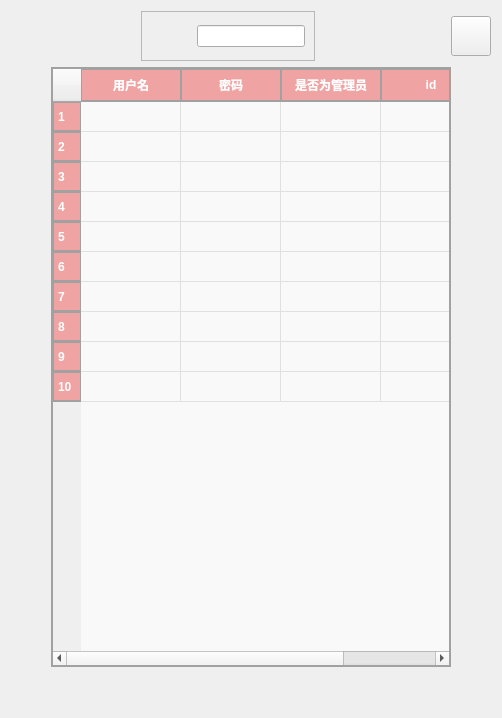
           <widget class="QWidget" name="page_2">
            <layout class="QVBoxLayout" name="verticalLayout_6">
             <item>
              <layout class="QHBoxLayout" name="horizontalLayout_13">
               <item>
                <spacer name="horizontalSpacer_15">
                 <property name="orientation">
                  <enum>Qt::Horizontal</enum>
                 </property>
                 <property name="sizeHint" stdset="0">
                  <size>
                   <width>40</width>
                   <height>20</height>
                  </size>
                 </property>
                </spacer>
               </item>
               <item>
                <widget class="QFrame" name="frame_user_name_2">
                 <property name="frameShape">
                  <enum>QFrame::StyledPanel</enum>
                 </property>
                 <property name="frameShadow">
                  <enum>QFrame::Raised</enum>
                 </property>
                 <layout class="QGridLayout" name="gridLayout_5">
                  <item row="0" column="0">
                   <layout class="QHBoxLayout" name="horizontalLayout_12">
                    <item>
                     <spacer name="horizontalSpacer_22">
                      <property name="orientation">
                       <enum>Qt::Horizontal</enum>
                      </property>
                      <property name="sizeType">
                       <enum>QSizePolicy::Fixed</enum>
                      </property>
                      <property name="sizeHint" stdset="0">
                       <size>
                        <width>10</width>
                        <height>20</height>
                       </size>
                      </property>
                     </spacer>
                    </item>
                    <item>
                     <widget class="QLabel" name="label_user_name_2">
                      <property name="sizePolicy">
                       <sizepolicy hsizetype="Fixed" vsizetype="Fixed">
                        <horstretch>0</horstretch>
                        <verstretch>0</verstretch>
                       </sizepolicy>
                      </property>
                      <property name="minimumSize">
                       <size>
                        <width>30</width>
                        <height>30</height>
                       </size>
                      </property>
                      <property name="maximumSize">
                       <size>
                        <width>30</width>
                        <height>30</height>
                       </size>
                      </property>
                      <property name="styleSheet">
                       <string notr="true">border-image: url(:/image/user_name.png);</string>
                      </property>
                      <property name="text">
                       <string/>
                      </property>
                     </widget>
                    </item>
                    <item>
                     <widget class="QLineEdit" name="user_name_2"/>
                    </item>
                   </layout>
                  </item>
                 </layout>
                </widget>
               </item>
               <item>
                <spacer name="horizontalSpacer_14">
                 <property name="orientation">
                  <enum>Qt::Horizontal</enum>
                 </property>
                 <property name="sizeHint" stdset="0">
                  <size>
                   <width>40</width>
                   <height>20</height>
                  </size>
                 </property>
                </spacer>
               </item>
               <item>
                <widget class="QPushButton" name="Btn_refresh_admin">
                 <property name="sizePolicy">
                  <sizepolicy hsizetype="Fixed" vsizetype="Fixed">
                   <horstretch>0</horstretch>
                   <verstretch>0</verstretch>
                  </sizepolicy>
                 </property>
                 <property name="minimumSize">
                  <size>
                   <width>40</width>
                   <height>40</height>
                  </size>
                 </property>
                 <property name="maximumSize">
                  <size>
                   <width>40</width>
                   <height>40</height>
                  </size>
                 </property>
                 <property name="text">
                  <string/>
                 </property>
                 <property name="icon">
                  <iconset>
                   <normaloff>../image/刷新.png</normaloff>../image/刷新.png</iconset>
                 </property>
                 <property name="iconSize">
                  <size>
                   <width>32</width>
                   <height>32</height>
                  </size>
                 </property>
                </widget>
               </item>
              </layout>
             </item>
             <item>
              <layout class="QHBoxLayout" name="horizontalLayout_14">
               <item>
                <spacer name="horizontalSpacer_16">
                 <property name="orientation">
                  <enum>Qt::Horizontal</enum>
                 </property>
                 <property name="sizeType">
                  <enum>QSizePolicy::Fixed</enum>
                 </property>
                 <property name="sizeHint" stdset="0">
                  <size>
                   <width>40</width>
                   <height>20</height>
                  </size>
                 </property>
                </spacer>
               </item>
               <item>
                <widget class="QTableWidget" name="table_admin">
                 <property name="sizePolicy">
                  <sizepolicy hsizetype="Expanding" vsizetype="Expanding">
                   <horstretch>0</horstretch>
                   <verstretch>0</verstretch>
                  </sizepolicy>
                 </property>
                 <property name="minimumSize">
                  <size>
                   <width>400</width>
                   <height>600</height>
                  </size>
                 </property>
                 <property name="maximumSize">
                  <size>
                   <width>2000</width>
                   <height>1000</height>
                  </size>
                 </property>
                 <property name="styleSheet">
                  <string notr="true">#table_feedback{ background-color: rgb(37,85,177); }

/* 设置表格的基本样式 */  
QTableView {  
border-image:url(:/res/pic/background-1.png);
    background-color: #f9f9f9; /* 背景色 */  
    border: 2px solid #a1a1a1; /* 边框 */  
    gridline-color: #e0e0e0; /* 网格线颜色 */  
    selection-background-color: #88d8b0; /* 选中项背景色 */  
    selection-color: #ffffff; /* 选中项文字颜色 */  
}  
  
/* 设置表头样式 */  
QHeaderView::section {  
    background-color: #f0a3a3; /* 背景色 */  
    color: #ffffff; /* 文字颜色 */  
    border: 1px solid #a1a1a1; /* 边框 */  
    border-bottom: 2px solid #a1a1a1; /* 底边框加粗 */  
    padding: 4px; /* 内边距 */  
    font-weight: bold; /* 字体加粗 */  
}  
  
/* 设置表格项的样式 */  
QTableView::item {  
    border: none; /* 无边框 */  
    padding: 4px; /* 内边距 */  
	background-color: transparent; 
}  
  
/* 奇数行样式 */  
QTableView::item:nth-child(odd) {  
    background-color: #e9e9e9; /* 奇数行背景色 */  
}  
  
/* 偶数行样式 */  
QTableView::item:nth-child(even) {  
    background-color: #f5f5f5; /* 偶数行背景色 */  
}  
  
/* 鼠标悬停时的样式 */  
QTableView::item:hover {  
    background-color: #c8e6c9; /* 鼠标悬停时的背景色 */  
}  
  
/* 选中项的样式（当与selection-background-color不同时使用）*/  
QTableView::item:selected {  
    background-color: #a5d6a7; /* 选中项背景色 */  
}  
  
/* 自定义滚动条样式 */  
QScrollBar:vertical {  
    border: none; /* 无边框 */  
    background: #f0f0f0; /* 背景色 */  
    width: 15px; /* 宽度 */  
    margin: 0px 0px 0px 0px; /* 边距 */  
}  
  
QScrollBar::handle:vertical {  
    background: #a8a8a8; /* 滑块背景色 */  
    min-height: 20px; /* 最小高度 */  
}  
  
QScrollBar::add-line:vertical {  
    border: none; /* 无边框 */  
    background: none; /* 无背景 */  
    height: 0px; /* 高度 */  
    subcontrol-position: bottom; /* 位置 */  
    subcontrol-origin: margin; /* 起始位置 */  
}  
  
QScrollBar::sub-line:vertical {  
    border: none; /* 无边框 */  
    background: none; /* 无背景 */  
    height: 0px; /* 高度 */  
    subcontrol-position: top; /* 位置 */  
    subcontrol-origin: margin; /* 起始位置 */  
}  
  
QScrollBar::up-arrow:vertical, QScrollBar::down-arrow:vertical {  
    border: none; /* 无边框 */  
    background: none; /* 无背景 */  
    height: 0px; /* 高度 */  
}  
  
QScrollBar::add-page:vertical, QScrollBar::sub-page:vertical {  
    background: none; /* 无背景 */  
}

</string>
                 </property>
                 <property name="editTriggers">
                  <set>QAbstractItemView::DoubleClicked</set>
                 </property>
                 <property name="rowCount">
                  <number>10</number>
                 </property>
                 <property name="columnCount">
                  <number>4</number>
                 </property>
                 <attribute name="horizontalHeaderStretchLastSection">
                  <bool>true</bool>
                 </attribute>
                 <row/>
                 <row/>
                 <row/>
                 <row/>
                 <row/>
                 <row/>
                 <row/>
                 <row/>
                 <row/>
                 <row/>
                 <column>
                  <property name="text">
                   <string>用户名</string>
                  </property>
                 </column>
                 <column>
                  <property name="text">
                   <string>密码</string>
                  </property>
                 </column>
                 <column>
                  <property name="text">
                   <string>是否为管理员</string>
                  </property>
                 </column>
                 <column>
                  <property name="text">
                   <string>id</string>
                  </property>
                 </column>
                </widget>
               </item>
               <item>
                <spacer name="horizontalSpacer_17">
                 <property name="orientation">
                  <enum>Qt::Horizontal</enum>
                 </property>
                 <property name="sizeType">
                  <enum>QSizePolicy::Fixed</enum>
                 </property>
                 <property name="sizeHint" stdset="0">
                  <size>
                   <width>40</width>
                   <height>20</height>
                  </size>
                 </property>
                </spacer>
               </item>
              </layout>
             </item>
             <item>
              <spacer name="verticalSpacer_6">
               <property name="orientation">
                <enum>Qt::Vertical</enum>
               </property>
               <property name="sizeType">
                <enum>QSizePolicy::Fixed</enum>
               </property>
               <property name="sizeHint" stdset="0">
                <size>
                 <width>20</width>
                 <height>40</height>
                </size>
               </property>
              </spacer>
             </item>
            </layout>
           </widget>
